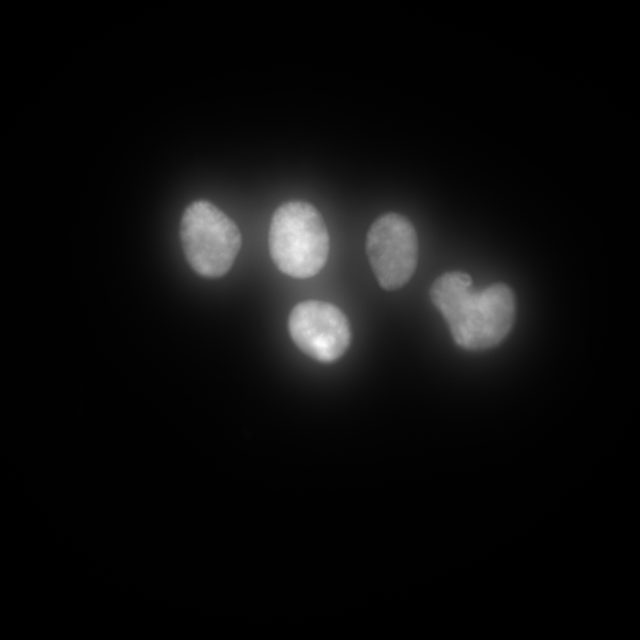
%> input picture project/data/CMV_smFISH/DAPI/DAPI_A.tif, 1280 x 1280 px (shown at 1/2 size); the run also reads 1 picture not shown here
$ octave image_A.m   (GNU Octave 9; MATLAB toolbox functions it lacks are replaced by stand-ins)
%> lines starting %> are read from the running program, lines starting %| are printed output that depends on the picture; in (x1, y1, x2, y2) boxes, pixels count from 0 and x2, y2 are one past the last pixel; in counts of white or black regions, pixels touching at a corner belong together; the program's own positions count from 1
% IMAGES: A

%% GLOBAL VARIABLES
global area_size_thresh
global single_mrna_thresh
global nascent_intensity_thresh

% threshold area size for nuclei detection
area_size_thresh = 5000;

% threshold intensity for single mRNA molecule
single_mrna_thresh  = 0.02;

% threshold intensity for nascent mRNA at transcription site
nascent_intensity_thresh = 7;


%% STEP 1
% Load in DAPI and mRNA images
% Segment DAPI image into objects
% Calculate area of each object to isolate nuclei

fprintf('IMAGES: A\n')
fprintf('RUNNING STEP 1:\n\n')

addpath(genpath('data/CMV_smFISH/'));
dapi_file = 'DAPI/DAPI_A.tif';
mrna_file = 'mRNA/mRNA_A.tif';

dapi_img = im2double(imread(dapi_file));
%> dapi_img: size 1280x1280 double; min 0.0016, max 0.224, mean 0.0133
mrna_img = im2double(imread(mrna_file));
%> mrna_img: size 1280x1280 double; min 0.00177, max 0.612, mean 0.00401

figure
imshow(dapi_img)
title('Original DAPI Image')

% figure
% imshow(mrna_img)
% title('Original mRNA Image')

[areas, labels, num_objects, num_nuclei, dapi_binary_img] = isolate_nuclei(dapi_img);
fprintf('There are %i detected nuclei.\n', num_nuclei)
fprintf('###############################\n\n')


%% STEP 2
% Loop through each object and check if its a nucleus (>10000)
% If nucleus, then make a mask and isolate mRNA
% Calculate total intensity of each spot

fprintf('RUNNING STEP 2:\n\n')

all_spots = [];
for i = 1:num_objects
    if areas(i) > area_size_thresh
        nucleus_mask = (labels == i);
        [num_spots, intensities] = isolate_mrna(dapi_binary_img, mrna_img, nucleus_mask);
% [93 lines not run here, left out]
function [areas, labels, num_objects, num_nuclei, dapi_img_2] = isolate_nuclei(dapi_img)
    global area_size_thresh

    % Reduce background noise using median filtering
    filtered_dapi = medfilt2(dapi_img, [3, 3]);

    % Adaptive thresholding to binarize the image
    threshold = adaptthresh(filtered_dapi, 0.5);
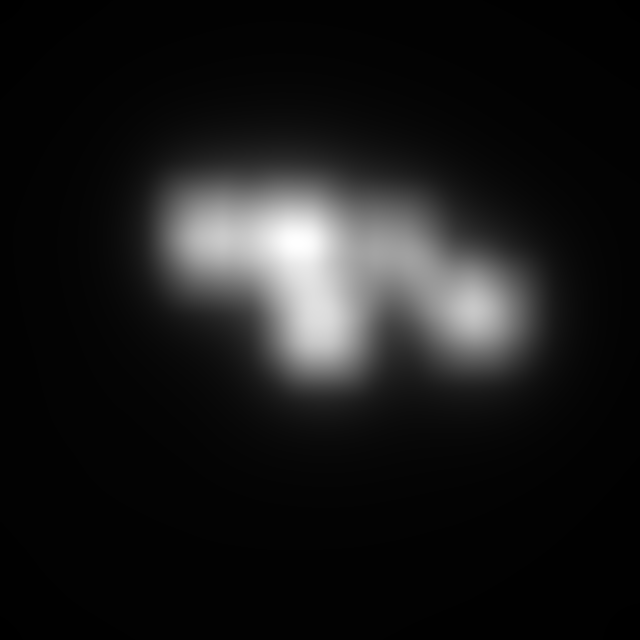
%> threshold: size 1280x1280 double (shown at 1/2 size); min 0.0015, max 0.138, mean 0.0153; drawn with min black and max white
    binary_dapi = imbinarize(filtered_dapi, threshold);
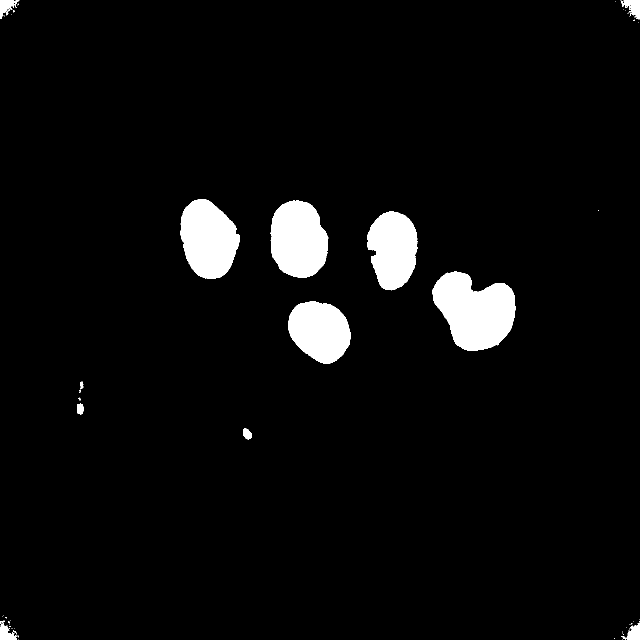
%> binary_dapi: size 1280x1280 logical (shown at 1/2 size); 4.5% white; 61 white regions (48 under 20 px), largest, box (x1, y1, x2, y2) and area: (864, 543, 1031, 702) 18157, (541, 401, 657, 555) 14040, (360, 398, 480, 558) 13906

    % Fill holes in the binary image
    filled_dapi = imfill(binary_dapi, 'holes');

    % Distance transform for watershed
    D = -bwdist(~filled_dapi);
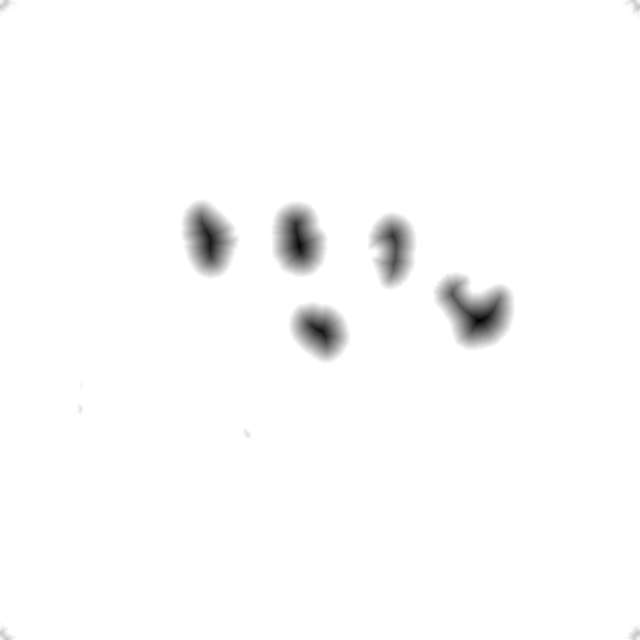
%> D: size 1280x1280 single (shown at 1/2 size); min -57.71, max 0, mean -0.855; drawn with min black and max white

    % Filtering out tiny local minimum
    mask = imextendedmin(D, 2);
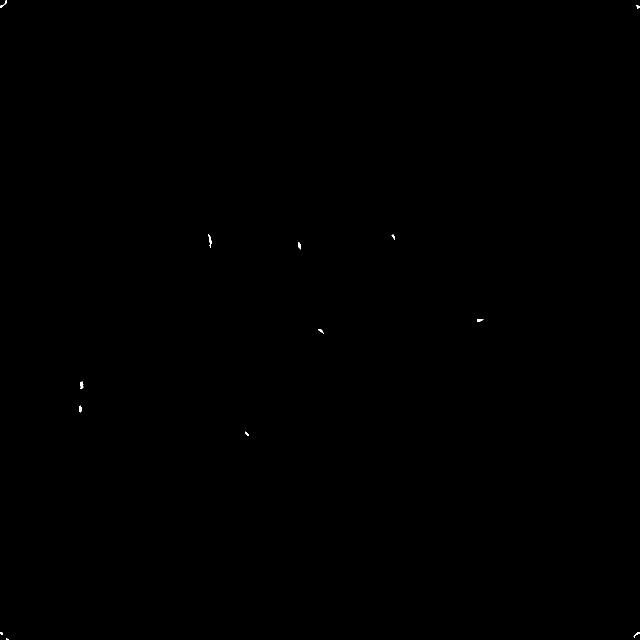
%> mask: size 1280x1280 logical (shown at 1/2 size); 0.03% white; 13 white regions (1 under 20 px), largest, box (x1, y1, x2, y2) and area: (416, 468, 424, 496) 75, (160, 763, 167, 778) 72, (0, 0, 14, 16) 53
    D2 = imimposemin(D, mask);
    Ld2 = watershed(D2);
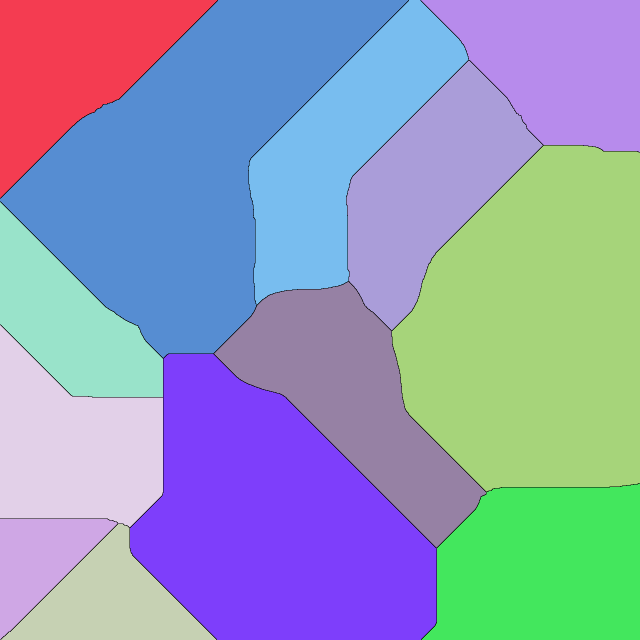
%> Ld2: size 1280x1280 uint8 (shown at 1/2 size); 14 distinct labels, from 0 to 13; one colour per label, 0 black

    dapi_img_2 = filled_dapi;
    dapi_img_2(Ld2 == 0) = 0;

    figure
    imshow(dapi_img_2)
    title('Image A: Segmented DAPI')

    % Get areas of objects
    areas = table2array(regionprops('Table', dapi_img_2, 'Area'));
%> areas = 62 values, max 18157 at index 37, min 1 at index 5, mean 1181.9
    num_nuclei = sum(areas > area_size_thresh);
%> num_nuclei = 5

    % Get object labels and number of objects
    [labels, num_objects] = bwlabel(dapi_img_2);
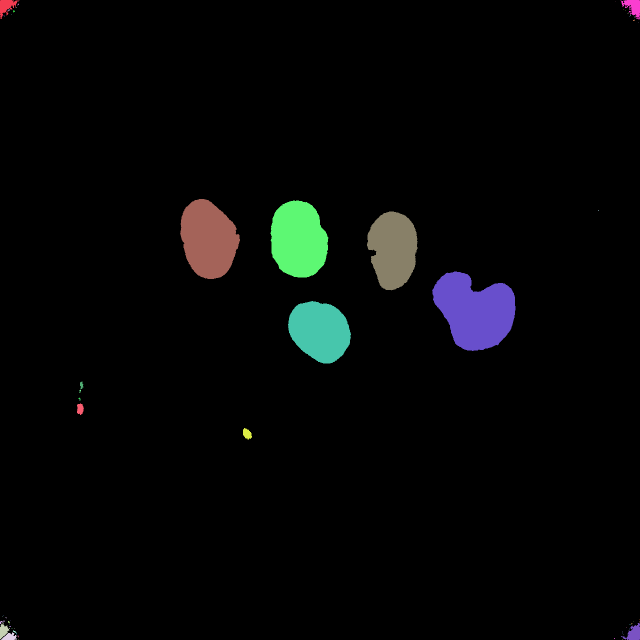
%> labels: size 1280x1280 double (shown at 1/2 size); 63 distinct labels, from 0 to 62; one colour per label, 0 black
%> num_objects = 62
%> `[areas, labels, num_objects, num_nuclei, dapi_binary_img] = isolate_nu..`: num_nuclei = 5
%| There are 5 detected nuclei.
end


function [num_spots, intensities] = isolate_mrna(dapi_binary_img, mrna_img, nucleus_mask)
    % Apply thresholding to isolate mRNA signal
    level = multithresh(mrna_img);
    mrna_binary = imbinarize(mrna_img, level);

    % Isolate nucleus from mRNA image
    mrna_isolated = mrna_img.*nucleus_mask;
    mrna_binary_isolated = mrna_binary.*nucleus_mask;

    % Isolate nucleus from DAPI image
    dapi_binary_isolated = dapi_binary_img.*nucleus_mask;

    % [7 lines of commented-out code are left out]

    mrna_labeled = bwlabel(mrna_binary_isolated);

    pixel_intensity = table2array(regionprops('Table', mrna_labeled, mrna_isolated, 'MeanIntensity'));
    areas = table2array(regionprops('Table', mrna_labeled, 'Area'));
%> (the run ends here)
